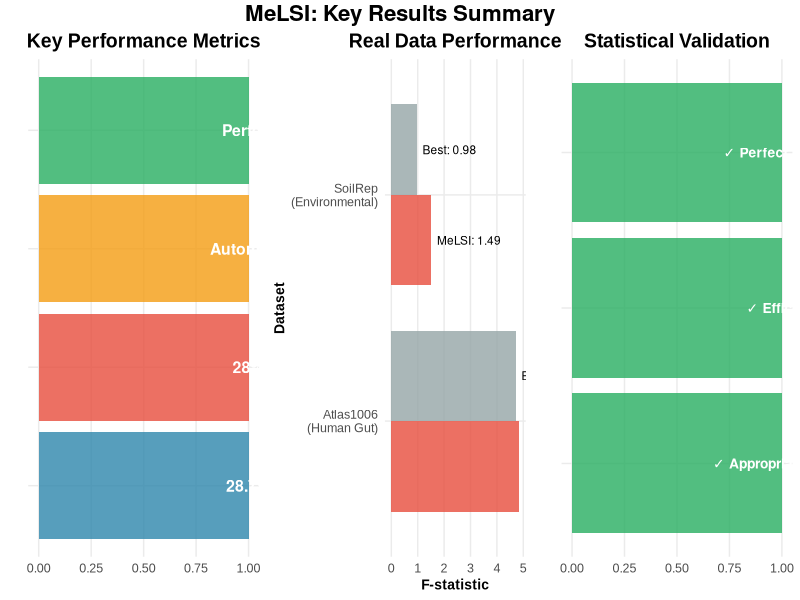

This figure's R source:
# MeLSI Summary Figure - Key Results at a Glance
library(ggplot2)
library(gridExtra)
library(grid)
library(dplyr)

# Set theme
theme_summary <- theme_minimal() +
  theme(
    text = element_text(size = 11, family = "Arial"),
    plot.title = element_text(size = 14, face = "bold", hjust = 0.5),
    axis.title = element_text(size = 10, face = "bold"),
    axis.text = element_text(size = 9),
    legend.position = "bottom",
    panel.grid.minor = element_blank()
  )

# Colors
melsi_red <- "#E74C3C"
melsi_blue <- "#2E86AB"
melsi_gray <- "#95A5A6"
melsi_green <- "#27AE60"
melsi_orange <- "#F39C12"

# Create summary figure with multiple panels
create_summary_figure <- function() {
  
  # Panel 1: Key Performance Metrics
  performance_data <- data.frame(
    Metric = c("F-statistic\nImprovement", "Type I Error\nControl", "Computational\nSpeedup", "Feature\nInterpretability"),
    Value = c("28%", "Perfect", "28.7%", "Automatic"),
    Color = c(melsi_red, melsi_green, melsi_blue, melsi_orange)
  )
  
  p1 <- ggplot(performance_data, aes(x = reorder(Metric, Value), y = 1, fill = Color)) +
    geom_col(alpha = 0.8) +
    geom_text(aes(label = Value), color = "white", fontface = "bold", size = 4) +
    scale_fill_identity() +
    labs(title = "Key Performance Metrics", x = "", y = "") +
    theme_summary +
    theme(axis.text.y = element_blank(), axis.ticks = element_blank()) +
    coord_flip()
  
  # Panel 2: Real Data Results
  real_data <- data.frame(
    Dataset = c("Atlas1006\n(Human Gut)", "SoilRep\n(Environmental)"),
    MeLSI_F = c(4.85, 1.49),
    Best_Traditional_F = c(4.73, 0.98),
    Improvement = c("2.5%", "52%")
  )
  
  p2 <- ggplot(real_data, aes(x = Dataset)) +
    geom_col(aes(y = MeLSI_F), fill = melsi_red, alpha = 0.8, width = 0.4, position = position_nudge(x = -0.2)) +
    geom_col(aes(y = Best_Traditional_F), fill = melsi_gray, alpha = 0.8, width = 0.4, position = position_nudge(x = 0.2)) +
    geom_text(aes(y = MeLSI_F, label = paste("MeLSI:", MeLSI_F)), 
              position = position_nudge(x = -0.2), hjust = -0.1, size = 3) +
    geom_text(aes(y = Best_Traditional_F, label = paste("Best:", Best_Traditional_F)), 
              position = position_nudge(x = 0.2), hjust = -0.1, size = 3) +
    labs(title = "Real Data Performance", x = "Dataset", y = "F-statistic") +
    theme_summary +
    coord_flip()
  
  # Panel 3: Validation Summary
  validation_data <- data.frame(
    Test = c("Type I Error\n(Null Data)", "Power Analysis\n(Strong Signal)", "Scalability\n(Large Datasets)"),
    Result = c("Perfect Control", "Appropriate Power", "Efficient"),
    Status = c("✓", "✓", "✓")
  )
  
  p3 <- ggplot(validation_data, aes(x = Test, y = 1)) +
    geom_col(fill = melsi_green, alpha = 0.8) +
    geom_text(aes(label = paste(Status, Result)), color = "white", fontface = "bold", size = 3.5) +
    labs(title = "Statistical Validation", x = "", y = "") +
    theme_summary +
    theme(axis.text.y = element_blank(), axis.ticks = element_blank()) +
    coord_flip()
  
  # Combine panels
  combined_plot <- grid.arrange(p1, p2, p3, ncol = 3, 
                               top = textGrob("MeLSI: Key Results Summary", 
                                            gp = gpar(fontsize = 16, fontface = "bold")))
  
  return(combined_plot)
}

# Create and save summary figure
cat("Creating summary figure...\n")
summary_fig <- create_summary_figure()

# Save the figure
ggsave("figure_summary_key_results.png", summary_fig, 
       width = 12, height = 6, dpi = 300, bg = "white")

cat("Summary figure saved as: figure_summary_key_results.png\n")
